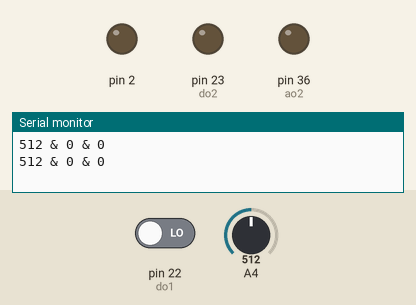
Recording of a sketch running on a simulated Arduino Mega 2560, built with avr-gcc and run on an emulated ATmega2560. On the bench: output pins drawn as LEDs (lit = HIGH), the last lines printed to the serial monitor. Inputs (shaded band) come from the test bench; at power-on: pin 22 (do1) LOW, A4 = 512.

Above: at 1.8 s.
1.9 s: pin 22 (do1) driven HIGH
At 3.8 s:
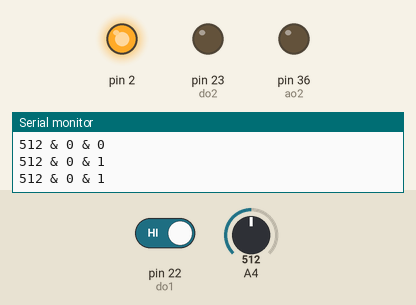
4.5 s: pin 22 (do1) driven LOW
At 7.3 s:
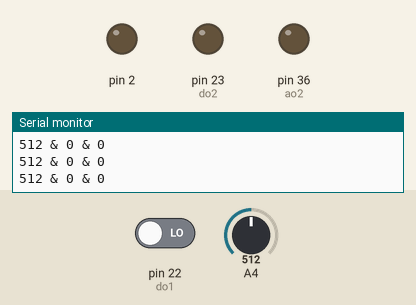
Timing chart, 0 to 8.8 s (numbered marks = the images above; inputs shaded):
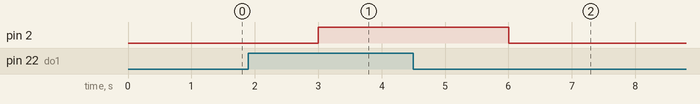

Measured:
- after the input at 1.9 s, pin 2: LOW → HIGH after 1.1 s
- after the input at 4.5 s, pin 2: HIGH → LOW after 1.5 s

The sketch:

Photo_resistor.ino
```cpp
int do1 = 22;
int ao2 =36, do2 = 23;

void setup() {
  // put your setup code here, to run once:
  Serial.begin(115200);
  pinMode(ao2, OUTPUT);
  pinMode(do2, OUTPUT);
  pinMode(do1, INPUT);
  pinMode(2, OUTPUT);

}

void loop() {
  // put your main code here, to run repeatedly:
  unsigned int AnalogValue, DigitalValue, DigitalValue1;
  AnalogValue =  analogRead(ao2);
  DigitalValue = digitalRead(do2);
  DigitalValue1 = digitalRead(do1);
  Serial.print(AnalogValue);
  Serial.print(" & ");
  Serial.print(DigitalValue);
  Serial.print(" & ");
  Serial.println(DigitalValue1);
  delay(1000);

  if(DigitalValue1 == 1)
    digitalWrite(2, HIGH);
  else digitalWrite(2, LOW);
}
```
